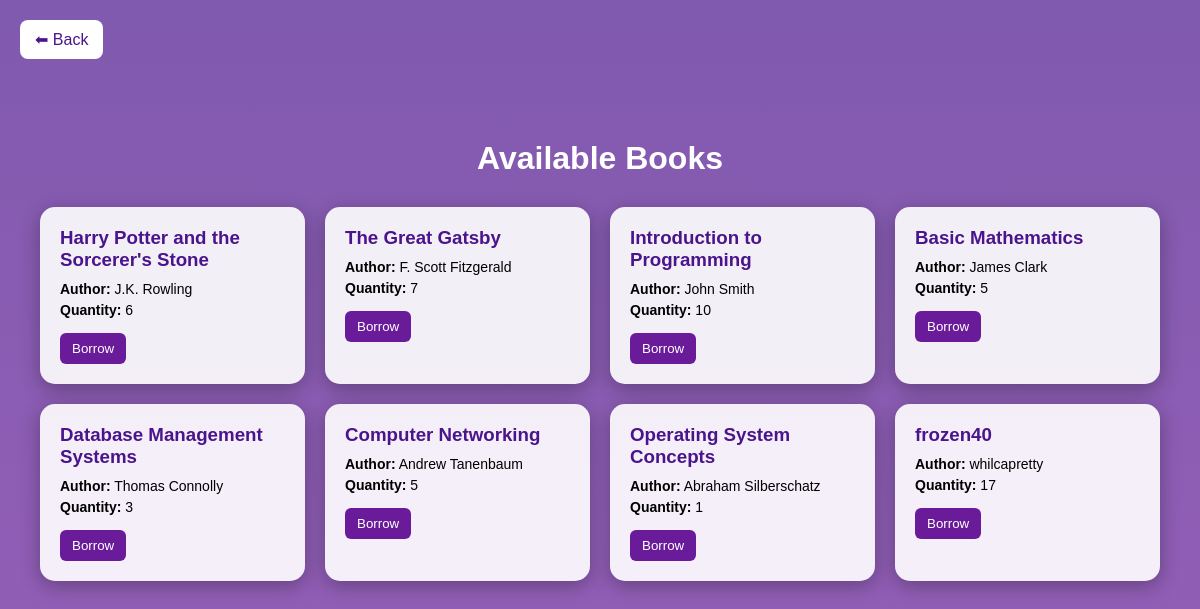
Screenshot of /student/books.php (signed in) with the database file from the repository.
### tables this page shows
CREATE TABLE `books` (
  `id` int(11) NOT NULL,
  `title` varchar(100) DEFAULT NULL,
  `author` varchar(100) DEFAULT NULL,
  `quantity` int(11) DEFAULT NULL
);

### student/books.php (the view, shortened to what this page needs)
<?php
include("../db.php");
$query = "SELECT * FROM books";
$result = mysqli_query($conn, $query);
?>
<!DOCTYPE html>
<html lang="en">
<head>
</head>
<body>
<a href="students_dashboard.php" class="back-btn">⬅ Back</a>
<div class="container">
<h1>Available Books</h1>
<div class="grid">
<?php
if(mysqli_num_rows($result) > 0){
    while($row = mysqli_fetch_assoc($result)){
?>
    <div class="card">
        <h3><?= htmlspecialchars($row['title']); ?></h3>
        <p><strong>Author:</strong> <?= htmlspecialchars($row['author']); ?></p>
        <p><strong>Quantity:</strong> <?= $row['quantity']; ?></p>
        <form method="POST">
            <?php if ($row['quantity'] > 0): ?>
                <button type="submit" name="borrow" class="borrow-btn">Borrow</button>
            <?php else: ?>
                <p class="not-available">Not Available</p>
            <?php endif; ?>
        </form>
    </div>
<?php
    }
} else {
    echo "<p style='color:white;'>No books available.</p>";
}
?>
</div>
</div>
</body>
</html>

### student/books.php (style rules this page uses)
body { margin: 0; font-family: 'Poppins', sans-serif; background: linear-gradient(rgba(74,20,140,0.7), rgba(106,27,154,0.7)), url('https://images.unsplash.com/photo-1512820790803-83ca734da794') no-repeat center/cover; min-height: 100vh; }
.container { padding: 40px; }
h1 { color: white; text-align: center; margin-bottom: 30px; }
.grid { display: grid; grid-template-columns: repeat(auto-fit, minmax(250px, 1fr)); gap: 20px; }
.card { background: rgba(255,255,255,0.9); padding: 20px; border-radius: 15px; box-shadow: 0 5px 20px rgba(0,0,0,0.3); transition: 0.3s; }
.card h3 { margin: 0 0 10px; color: #4a148c; }
.card p { margin: 5px 0; font-size: 14px; }
.borrow-btn { margin-top: 10px; padding: 8px 12px; background: #6a1b9a; color: white; border: none; border-radius: 6px; cursor: pointer; }
.back-btn { display: inline-block; margin: 20px; text-decoration: none; background: white; color: #4a148c; padding: 10px 15px; border-radius: 8px; }

### rows the page displays
books: title "Harry Potter and the Sorcerer's Stone", author "J.K. Rowling", quantity "6", shows "Borrow"
books: title "The Great Gatsby", author "F. Scott Fitzgerald", quantity "7", shows "Borrow"
books: title "Introduction to Programming", author "John Smith", quantity "10", shows "Borrow"
books: title "Basic Mathematics", author "James Clark", quantity "5", shows "Borrow"
books: title "Database Management Systems", author "Thomas Connolly", quantity "3", shows "Borrow"
books: title "Computer Networking", author "Andrew Tanenbaum", quantity "5", shows "Borrow"
books: title "Operating System Concepts", author "Abraham Silberschatz", quantity "1", shows "Borrow"
books: title "frozen40", author "whilcapretty", quantity "17", shows "Borrow"
